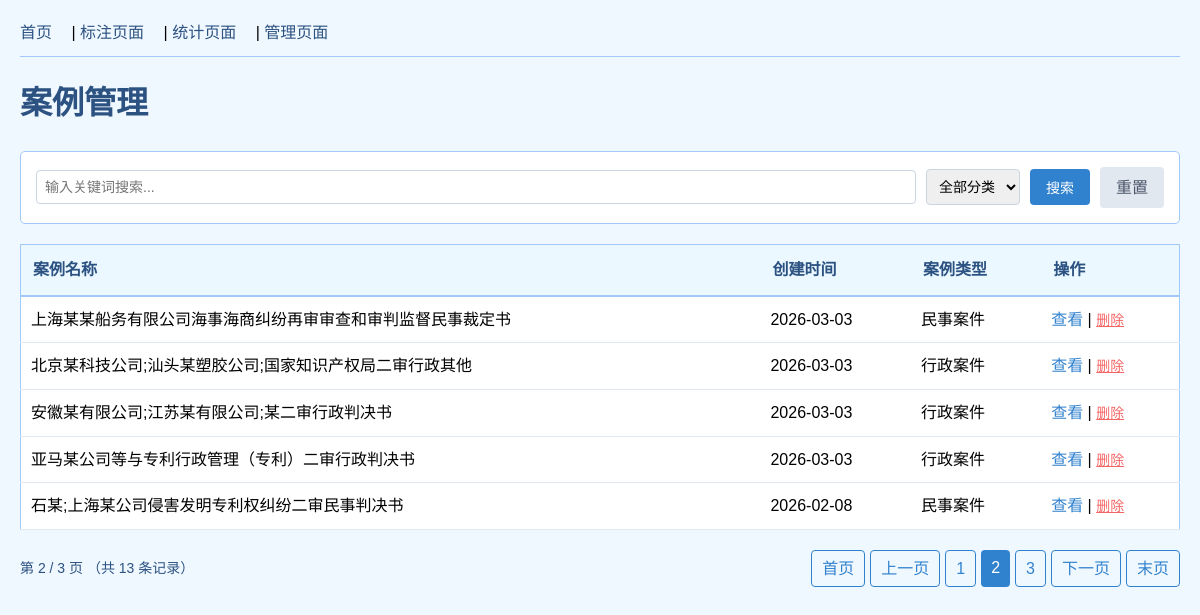
Page /manage?page=2&keyword=&sort= on the committed database.
### app/database.py (models this page shows, shortened)
class Case(db.Model):
    __tablename__ = 'cases'
    id = db.Column(db.Integer, primary_key=True)
    name = db.Column(db.String(50), nullable=False, unique=True)
    time = db.Column(db.Date, default=date.today)
    sort = db.Column(db.String(10))
    cause = db.Column(db.String(200))
    result = db.Column(db.String(200))
    content = db.Column(db.Text)
    browses = db.Column(db.Integer, default=0)
    summary = db.Column(db.Text, default='')  # 文本摘要
    keywords = db.Column(db.Text, default='[]')  # 关键词列表（JSON格式）
    is_nlp_analyzed = db.Column(db.Boolean, default=False)  # 是否已分析
    analyzed_at = db.Column(db.DateTime)  # 分析时间
    __table_args__ = (
        db.Index('idx_case_sort', sort),              # 分类筛选
    )

### app/manage.py (the view)
@manage_bp.route('/manage')
def manage():
    page = request.args.get('page', 1, type=int)
    per_page = 5
    keyword = request.args.get('keyword', '').strip()
    sort_type = request.args.get('sort', '').strip()
    query = get_search_query(keyword, sort_type)
    pagination = get_paginated_cases(query, page, per_page)
    cases = pagination.items
    filtered_count = query.count()
    return render_template('manage.html',
                         cases=cases,
                         pagination=pagination,
                         keyword=keyword,
                         selected_sort=sort_type,
                         filtered_count=filtered_count)

### app/manage.py (called while the page is built)
def get_search_query(keyword=None, sort_type=None):
    query = Case.query
    if keyword:
        query = query.filter(Case.keywords.contains(keyword))
    if sort_type:
        query = query.filter(Case.sort == sort_type)
    return query

def get_paginated_cases(query, page=1, per_page=5):
    return query.order_by(Case.id.desc()).paginate(
        page=page,
        per_page=per_page,
        error_out=False
    )

### app/templates/manage.html (shortened to what this page needs)
<!DOCTYPE html>
<html>
<head>
</head>
<body>
    <div class="nav">
        <a href="/">首页</a> |
        <a href="/annotate">标注页面</a> |
        <a href="/statistic">统计页面</a> |
        <a href="/manage">管理页面</a>
    </div>
    <h1>案例管理</h1>
    <div style="margin: 20px 0; padding: 15px; background-color: white; border: 1px solid #a0c8f8; border-radius: 5px;">
        <form method="GET" action="/manage" style="display: flex; gap: 10px; align-items: center;">
            <input type="text"
                   name="keyword"
                   placeholder="输入关键词搜索..."
                   style="flex: 1; padding: 8px; border: 1px solid #cbd5e0; border-radius: 4px;"
                   value="{{ keyword or '' }}">
            <select name="sort" style="padding: 8px; border: 1px solid #cbd5e0; border-radius: 4px;">
            <option value="">全部分类</option>
           </select>
            <button type="submit"
                    style="padding: 8px 16px; background-color: #3182ce; color: white; border: none; border-radius: 4px; cursor: pointer;">
                搜索
            </button>
            <a href="/manage"
               style="padding: 8px 16px; background-color: #e2e8f0; color: #4a5568; border-radius: 4px; text-decoration: none;">
                重置
            </a>
        </form>
    </div>
    <table>
        <tr>
            <th>案例名称</th>
            <th>创建时间</th>
            <th>案例类型</th>
            <th>操作</th>
        </tr>
        {% for case in cases %}
        <tr>
            <td>
                {{ case.name }}
            </td>
            <td>{{ case.time }}</td>
            <td>{{ case.sort }}</td>
            <td>
                <a href="/annotate?case_id={{ case.id }}">查看</a>
                |
                <form action="/delete/{{ case.id }}" method="POST" style="display: inline;">
                    <button type="submit" onclick="return confirm('确定删除【{{ case.name }}】吗？')"
                             style="background: none; border: none; color: #f56565; cursor: pointer; text-decoration: underline; padding: 0; font-size: 14px;">
                        删除
                    </button>
                </form>
            </td>
        </tr>
        {% endfor %}
    </table>
    <div class="pagination">
        <div class="pagination-info">
            {% if pagination.pages > 1 %}
                第 {{ pagination.page }} / {{ pagination.pages }} 页
            {% endif %}
            （共 {{ filtered_count }} 条记录）
        </div>
        {% if pagination.pages > 1 %}
        <div class="pagination-links">
            {% if pagination.has_prev %}
                <a href="{{ url_for('manage.manage', page=1, keyword=keyword, sort=selected_sort) }}">首页</a>
                <a href="{{ url_for('manage.manage', page=pagination.prev_num, keyword=keyword, sort=selected_sort) }}">上一页</a>
            {% endif %}
            {% for page_num in pagination.iter_pages(left_edge=1, right_edge=1, left_current=1, right_current=2) %}
                {% if page_num %}
                    {% if page_num == pagination.page %}
                        <span class="current">{{ page_num }}</span>
                    {% else %}
                        <a href="{{ url_for('manage.manage', page=page_num, keyword=keyword, sort=selected_sort) }}">{{ page_num }}</a>
                    {% endif %}
                {% else %}
                    <span class="ellipsis">...</span>
                {% endif %}
            {% endfor %}
            {% if pagination.has_next %}
                <a href="{{ url_for('manage.manage', page=pagination.next_num, keyword=keyword, sort=selected_sort) }}">下一页</a>
                <a href="{{ url_for('manage.manage', page=pagination.pages, keyword=keyword, sort=selected_sort) }}">末页</a>
            {% endif %}
        </div>
        {% endif %}
    </div>
</body>
</html>

### app/templates/manage.html (style rules this page uses)
body { background-color: #f0f8ff; font-family: Arial, sans-serif; margin: 20px; line-height: 1.6; }
h1 { color: #2c5282; }
table { width: 100%; border-collapse: collapse; margin: 20px 0; background-color: white; border: 1px solid #a0c8f8; }
th { background-color: #ebf8ff; color: #2c5282; padding: 12px; text-align: left; border-bottom: 2px solid #a0c8f8; }
td { padding: 10px; border-bottom: 1px solid #e2e8f0; }
a { color: #3182ce; text-decoration: none; }
button { background-color: #f56565; color: white; border: none; padding: 4px 8px; border-radius: 3px; cursor: pointer; font-size: 14px; }
input[type="text"], select { font-size: 14px; padding: 8px; border: 1px solid #cbd5e0; border-radius: 4px; }
.pagination { margin: 20px 0; display: flex; justify-content: space-between; align-items: center; }
.pagination-info { color: #2c5282; font-size: 14px; }
.pagination-links { display: flex; gap: 5px; }
.pagination-links a { padding: 5px 10px; border: 1px solid #3182ce; border-radius: 4px; text-decoration: none; color: #3182ce; }
.pagination-links .current { padding: 5px 10px; background-color: #3182ce; color: white; border-radius: 4px; }
.nav { margin-bottom: 20px; padding-bottom: 10px; border-bottom: 1px solid #a0c8f8; }
.nav a { margin-right: 15px; color: #2c5282; }

### rows in the picture
Case: name "上海某某船务有限公司海事海商纠纷再审审查和审判监督民事裁定书", time "2026-03-03", sort "民事案件"
Case: name "北京某科技公司;汕头某塑胶公司;国家知识产权局二审行政其他", time "2026-03-03", sort "行政案件"
Case: name "安徽某有限公司;江苏某有限公司;某二审行政判决书", time "2026-03-03", sort "行政案件"
Case: name "亚马某公司等与专利行政管理（专利）二审行政判决书", time "2026-03-03", sort "行政案件"
Case: name "石某;上海某公司侵害发明专利权纠纷二审民事判决书", time "2026-02-08", sort "民事案件"

### other values in the picture
{{ pagination.page }} "2"
{{ pagination.pages }} "3"
{{ filtered_count }} "13"
{{ page_num }} "1" "3"
{{ page_num }} "2"
